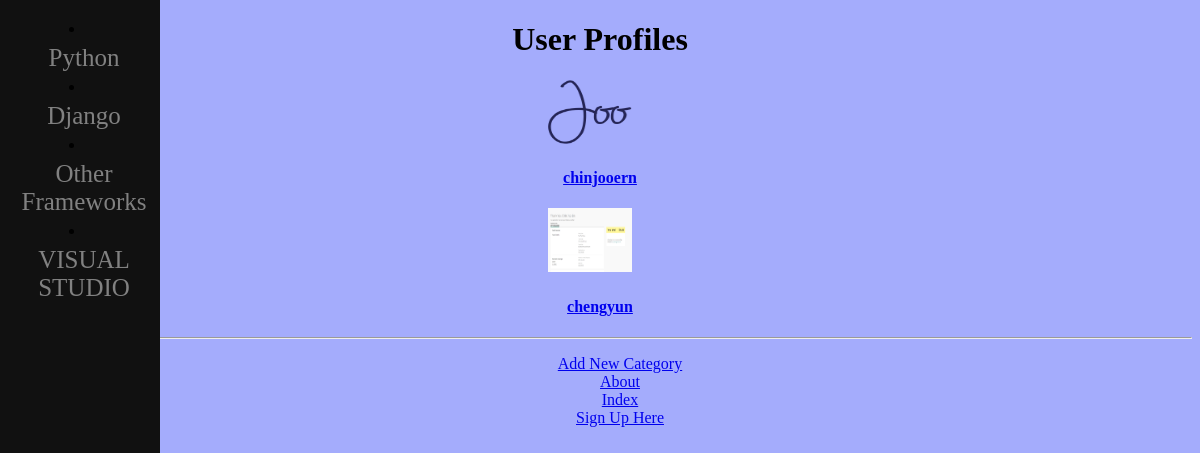
Page /rango/list_profiles (signed in) on the earlier database version.
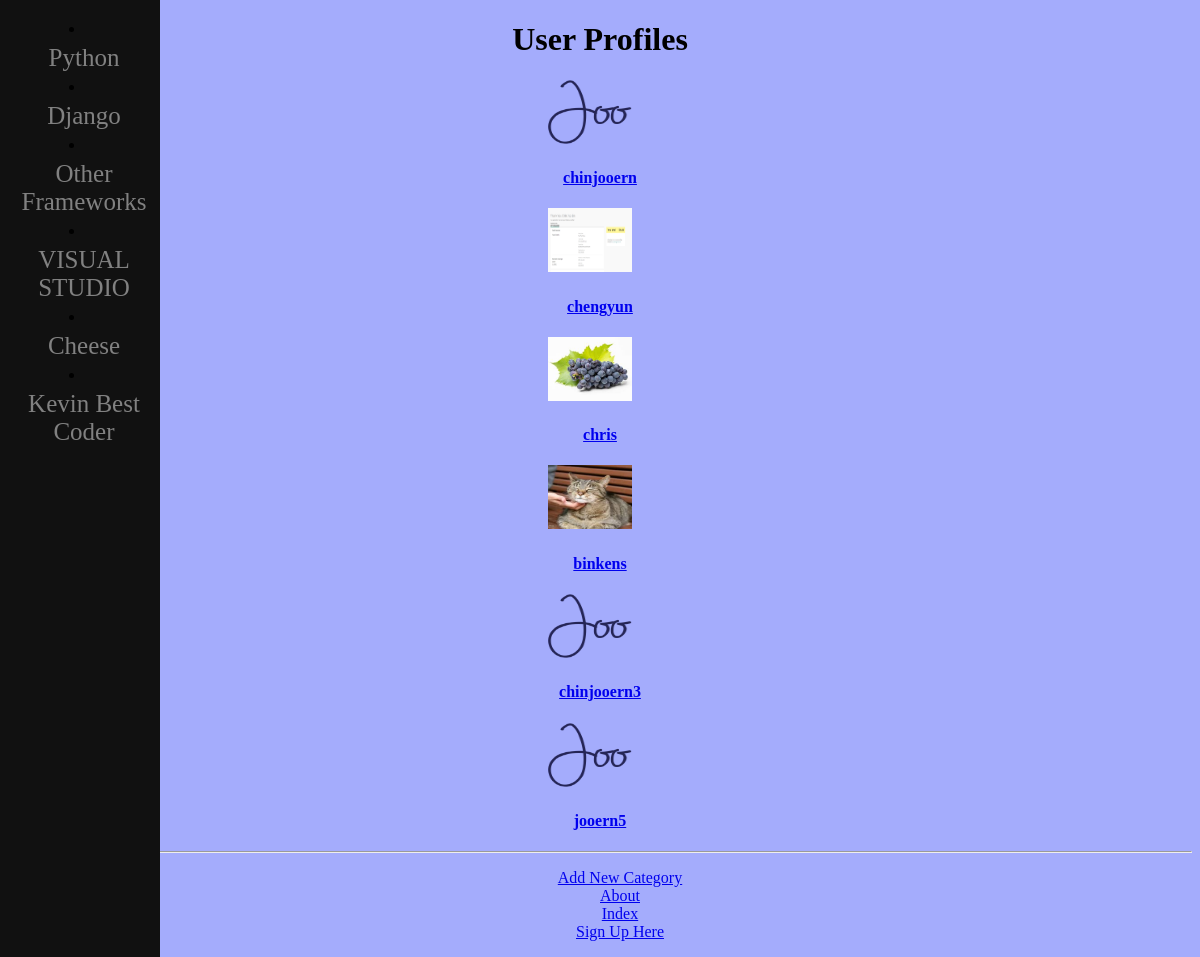
Same page on the later database version.
### rango/models.py (models this page shows, shortened)
class Category(models.Model):
    name = models.CharField(max_length=128, unique=True)
    views = models.IntegerField(default=0)
    likes = models.IntegerField(default=0)
    slug = models.SlugField(unique=True)
    class Meta:
        verbose_name_plural = 'categories'

class UserProfile(models.Model):
    user = models.OneToOneField(User,on_delete=models.DO_NOTHING) #we do not modify the User model directly as others may call on it, so we link it to another database 1-1
    website = models.URLField(blank=True)
    picture = models.ImageField(upload_to='profile_images', blank=True) #the upload_to attribute is conjoined to the MEDIA_ROOT

### rango/views.py (the view)
# urls.py: path('list_profiles', views.list_profiles, name='list_profiles'),
@login_required
def list_profiles(request):
    userprofile_list = UserProfile.objects.all()
    return render(request, 'rango/list_profiles.html',{'userprofile_list' : userprofile_list})

### rango/templatetags/rango_template_tags.py (called while the page is built)
@register.inclusion_tag('rango/cats.html') #mash up rango/cats.html with a method called get_category_list() which contains all categories
def get_category_list(cat=None):
    print(cat)
    return {'cats':Category.objects.all(),
    'act_cat':cat} #cat does not update its value to the current category being visited

### templates/rango/list_profiles.html (shortened to what this page needs)
{% extends 'rango/base.html' %}
{% load static %}
{% block body_block %}
<h1>User Profiles</h1>
<div class="panel">
    {% if userprofile_list %}
    <div class="panel-heading">
    <div class="panel-body">
        <div class="list-group">
            {% for listuser in userprofile_list %}
            <div class="list-group-item">
                {% if listuser.picture %}
                    <img width="84" height="64" style="padding-right: 20px" src="{{ MEDIA_URL }}{{ listuser.picture }}">
                {% else %}
                    <img width="84" height="64" style="padding-right: 20px" src="{% static "images/grapes.jpg" %}">
                {% endif %}
                    <h4 class="list-group-item-heading">
                    <a href="{% url 'rango:profile' listuser.user.username %}">{{ listuser.user.username }}</a>
                </h4>
            </div>
            {% endfor %}
        </div>
    </div>
    </div>
    {% else %}
        <p>There are no users for the site.</p>
    {% endif %}
</div>
{% endblock %}

### templates/rango/base.html (shortened to what this page needs)
<!DOCTYPE html>
{% load static %}
{% load rango_template_tags %}
<html>
    <head lang="en">
    <link rel="stylesheet"  href="{%  static  'css/sidenav.css'  %}">
    <div class="sidenav">
        {% block sidebar_block %}
        {% get_category_list %}
        {% endblock %}
    </div>
</head>
<body style= "text-align:center; background-color: #a4acfc">
    <div>
        {% block body_block %}
        {% endblock %}
    </div>
    <hr />
    <div>
        <ul>
            <li><a href="{% url 'rango:add_category' %}">Add New Category</a></li>
            <li><a href="{% url 'rango:about' %}">About</a></li>
            <li><a href="{% url 'rango:index' %}">Index</a></li>
            <li><a href="{% url 'rango:register' %}">Sign Up Here</a></li>
        </ul>
    </div>
</body>
</html>

### templates/rango/cats.html
{% for c in cats %}
    {% if c == act_cat %}
    <li>
        <strong>
        <a href="{% url 'rango:show_category' c.slug %}">{{ c.name }}</a>
        </strong>
    </li>
    {% else %}
    <li>
        <a href="{% url 'rango:show_category' c.slug %}">{{ c.name }}</a>
    </li>
    {% endif %}
{% endfor %}

### static/css/sidenav.css (style rules this page uses)
.sidenav { height: 100%; width: 160px; position: fixed; z-index: 1; top: 0; left: 0; background-color: #111; overflow-x: hidden; padding-top: 20px; }
.sidenav a { padding: 6px 8px 6px 16px; text-decoration: none; font-size: 25px; color: #818181; display: block; }

Differences in the rows shown:
added Category: name "Cheese"
added Category: name "Kevin Best Coder"
added UserProfile: user.username "chris"
added UserProfile: picture (picture), user.username "binkens"
added UserProfile: picture (picture), user.username "chinjooern3"
added UserProfile: picture (picture), user.username "jooern5"
